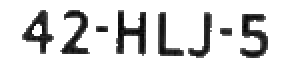
#> input picture 42HLJ5_407tessready_area.png, 144 x 33 px (shown 2 times larger); its folder holds only this picture in this run
$ python lp_image_string.py 42HLJ5_407tessready_area.png 42HLJ5_407tessready_area.png   (Python 2 division)
#> lines starting #> are read from the running program, lines starting #| are printed output that depends on the picture; after the words box and inside, x2 and y2 are one past the last pixel; in counts of white or black regions, pixels touching at a corner belong together
### util.py

import cv2
import numpy as np
from matplotlib import pyplot as plt

THRESHOLD_TO_BW = 127
BLOCK_SIZE = [5, 10, 15, 20, 25, 30, 40, 45, 50, 60, 75, 90, 100]
#[10, 15, 20, 25, 30, 40, 45, 50, 60, 65, 70, 75, 90]
NUMER_WORDS = ['zero', 'one', 'two', 'three', 'four', 'five', 'six', 'seven', 'eight', 'nine']
BORDER = 15
NL_LOGO = 55
ABOVE_THRESHOLD = 255

"""
Trimming related functions
"""
# [24 lines left out: function _trimmer_common, not called in this run]

def horiz_trimmer(img_character):
    return _trimmer_common(img_character)

def vert_trimmer(img_character):
    return _trimmer_common(img_character, horiz=False)

"""
Thresholding function
"""
def threshold(img):
    # value to set when encountering a byte > THRESHOLD_TO_BW
    ret, img_thresh = cv2.threshold(img,
                                THRESHOLD_TO_BW,
                                ABOVE_THRESHOLD,
                                cv2.THRESH_BINARY)
    return img_thresh

"""
File color change related functions
"""
def conv2gray(img):
    return cv2.cvtColor(img, cv2.COLOR_BGR2GRAY)

def conv1d_xdr(img):
    return img.reshape(-1)

# [6 lines left out: function conv1d_ydr, not called in this run]

"""
Dimension related functions
"""
def get_2dimensions(img):
    return img.shape[:2]

"""
Printing related functions
"""
def show_image(img):
    plt.imshow(img, 'gray')
    plt.show()


"""
Fetch a value from a list of tuples
"""
# [4 lines left out: function get_min_filename, not called in this run]

### lp_image_string.py
import sys
import os
import ntpath
import itertools
import time

import cv2
import numpy as np
from matplotlib import pyplot as plt

import glob
import string
import cPickle as pickle
from collections import Counter
from collections import OrderedDict

import util

"""
Function for feature array construction
Feature array represents characters as an array of +1 and -1's
"""
# [4 lines left out: function filterfn, not called in this run]

"""
Function which takes in an image and returns the characters
Vertical projection histogram for image segmentation
"""
def segment_characters(img):
    height, width = util.get_2dimensions(img)
    # Find the sum of pixels in each column of image
    colsum = []
    for j in range(width):
        cols = sum([img[i, j] for i in xrange(height)])
        colsum.append(cols)

    vertical_pixel_count = [i for i in xrange(width) if colsum[i] != util.ABOVE_THRESHOLD * height]

    # Find the start and end value where the vertical_pixel_count is continuous
    # This is analogous to finding the vertical projection histogram values
    vertical_projection_range = OrderedDict()
    n = 0
    for each_pix_count in vertical_pixel_count:
        if each_pix_count-n in vertical_projection_range:
            vertical_projection_range[each_pix_count-n] = each_pix_count
            n += 1
        else:
            vertical_projection_range[each_pix_count] = each_pix_count
            n = 1

    string = []
   # Segment characters based on the vertical_projection_range
    feature_vector = []
    for start in vertical_projection_range:
        end = vertical_projection_range[start]
        img_character = img[0 : height, start-1 : end+2]
        h, w = util.get_2dimensions(img_character)
        value = 1.5
        temp_sum_rows = sum([1 for j in xrange(w) if img_character[h/value, j] == 0])
        if temp_sum_rows :
            # Removes the rows and columns in the image that are completely white pixels
            img_hor_trim = util.horiz_trimmer(img_character)
            img_vert_trim = util.vert_trimmer(img_hor_trim)
            cv2.imwrite("/home/archana/LPR/codes/extracted/ltr-" + str(start) + ".jpg", img_vert_trim)
            # Calls function to find feature array
            lp_character_feature(img_vert_trim)
            # Calls function to idenfity the character from hte feature array
            char = identify_character()
            string.append(char)
    return string

"""
Function to find the feature array of character in x and y direction
Converts the image to one dimensional array in both directions
"""
# [6 lines left out: function lp_character_feature, not called in this run]

"""
Function which partitions the 1D array into blocks of pixels
Blocks array has the elements as the sum of pixels in each block
Feature array is formed from the blocks array
"""
# [5 lines left out: function feature, not called in this run]

"""
Function to find the count of the predicted values
Most common prediction is assumed to be correct character prediction
"""
# [46 lines left out: functions identify_character, min_character, character_integer, not called in this run]

def main():
    img = cv2.imread(sys.argv[1])
#> img is the input picture: shape (33, 144, 3); min 0, max 255, mean 215.2
    if sys.argv[-1] == "-d":
        print "The license plate is : ", sys.argv[1].split("_")[0], "\n Predicting the characters of plate :"
    img = util.conv2gray(img)
    img_thresh = util.threshold(img)
#> in threshold, `ret, img_thresh = cv2.threshold(img, THRESHOLD_TO_BW, ABOVE_THRESHOLD,..`:
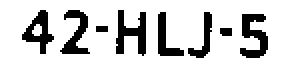
#> img_thresh: shape (33, 144) (shown 2 times larger); 80.5% white; 8 black regions (1 under 20 px), largest, box (x1, y1, x2, y2) and area: (58, 5, 73, 28) 181, (120, 7, 134, 29) 177, (30, 5, 45, 27) 152
#> in threshold, `ret, img_thresh = cv2.threshold(img, THRESHOLD_TO_BW, ABOVE_THRESHOLD,..`: ret = 127
    if sys.argv[-1] == "-d":
        util.show_image(img_thresh)
    height, width = util.get_2dimensions(img_thresh)
#> height = 33; width = 144

   # if sys.argv[2] == "0":
     #   img_resize = img_resize[util.BORDER : height-util.BORDER,
     #                     util.NL_LOGO : width - util.BORDER]

    string = segment_characters(img_thresh)
#> in segment_characters, `height, width = util.get_2dimensions(img)`: height = 33; width = 144
#> the loop in segment_characters, `for j in range(width):` made 144 passes
#> cols on passes 1 to 12: 8415, 8415, 8415, 8415, 8415, 8415, 8415, 8415, 8415, 8415, 8415, 7650
#> after the loop in segment_characters, `for j in range(width):`: colsum = 144 values, max 8415 at index 0, min 2805 at index 21, mean 6777
#> in segment_characters, `vertical_pixel_count = [i for i in xrange(width) if colsum[i] != util...`: vertical_pixel_count = 97 values from 11 to 133
#> the loop in segment_characters, `for each_pix_count in vertical_pixel_count:` made 97 passes
#> (each_pix_count, n) on passes 1 to 12: (11, 1), (12, 2), (13, 3), (14, 4), (15, 5), (16, 6), (17, 7), (18, 8), (19, 9), (20, 10), (21, 11), (22, 12)
#> n on passes 61 to 66: 9, 10, 11, 12, 13, 1
#> after the loop in segment_characters, `for each_pix_count in vertical_pixel_count:`: vertical_projection_range = {11: 26, 30: 44, 48: 53, 58: 72, 79: 91, 94: 105, 110: 115, 120: 133}
#> in segment_characters, `end = vertical_projection_range[start]`: end = 26
#> in segment_characters, `h, w = util.get_2dimensions(img_character)`: h = 33; w = 18
    string = [each.split(".")[0] for each in string]
    if sys.argv[-1] == "-d":
        print "\nIdentified characters of license plate \n", string
    lpr_value = character_integer(string)
    if sys.argv[-1] == "-d":
        print "Concatenated integer"
    print lpr_value

if __name__ == '__main__':
#> (the run stopped early here; a loop or call above may not have finished)
